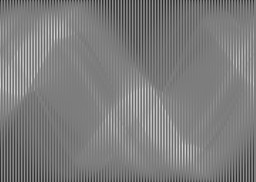
#> input picture autoencoded_inpainting/img/masked.png, 256 x 182 px, shrunk from 360 x 256 before the run, found by its file name
$ python linear_interpolation.py   (older library calls are emulated)
#> lines starting #> are read from the running program, lines starting #| are printed output that depends on the picture
import numpy as np
import scipy.misc
from scipy import interpolate
import matplotlib.pyplot as plt

# Load radon transform.
rt = scipy.misc.imread('/home/martin/Downloads/inpainting/autoencoded_inpainting/img/masked.png')
#> rt is the input picture: shape (182, 256); min 37, max 217, mean 125

# Split cause of memory issues.
upper_rt = rt[:128, :]
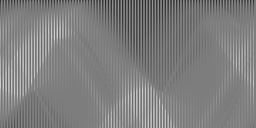
#> upper_rt: shape (128, 256); min 37, max 217, mean 126.6
lower_rt = rt[128:, :]
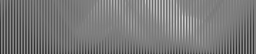
#> lower_rt: shape (54, 256); min 39, max 217, mean 121.2

# Create grids.
p, r = np.mgrid[0:upper_rt.shape[0]:1, 0:upper_rt.shape[1]:4]
ip_p, ip_r = np.mgrid[0:upper_rt.shape[0]:1, 0:upper_rt.shape[1]:1]

# Remove unkown values.
upper_rt = upper_rt[:, ::4]
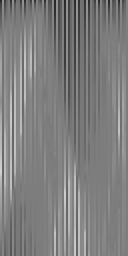
#> upper_rt: shape (128, 64) (shown 2 times larger); min 37, max 209, mean 126.7
lower_rt = lower_rt[:, ::4]
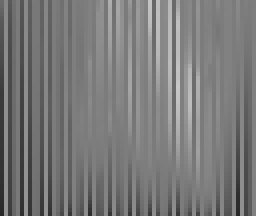
#> lower_rt: shape (54, 64) (shown 4 times larger); min 39, max 200, mean 121.1

# Radial basis function interpolation.
f = interpolate.Rbf(p, r, upper_rt, function='linear')
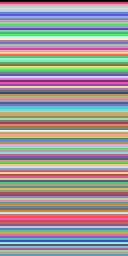
#> p: shape (128, 64) int64 (shown 2 times larger); 128 distinct labels, from 0 to 127; one colour per label, 0 black
ip_upper_rt = f(ip_p, ip_r)
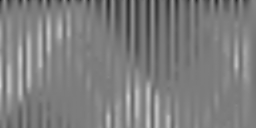
#> ip_upper_rt: shape (128, 256) float64; min 37, max 209, mean 126.4
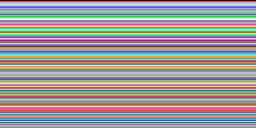
#> ip_p: shape (128, 256) int64; 128 distinct labels, from 0 to 127; one colour per label, 0 black

#> (the run stopped early here; a loop or call above may not have finished)
